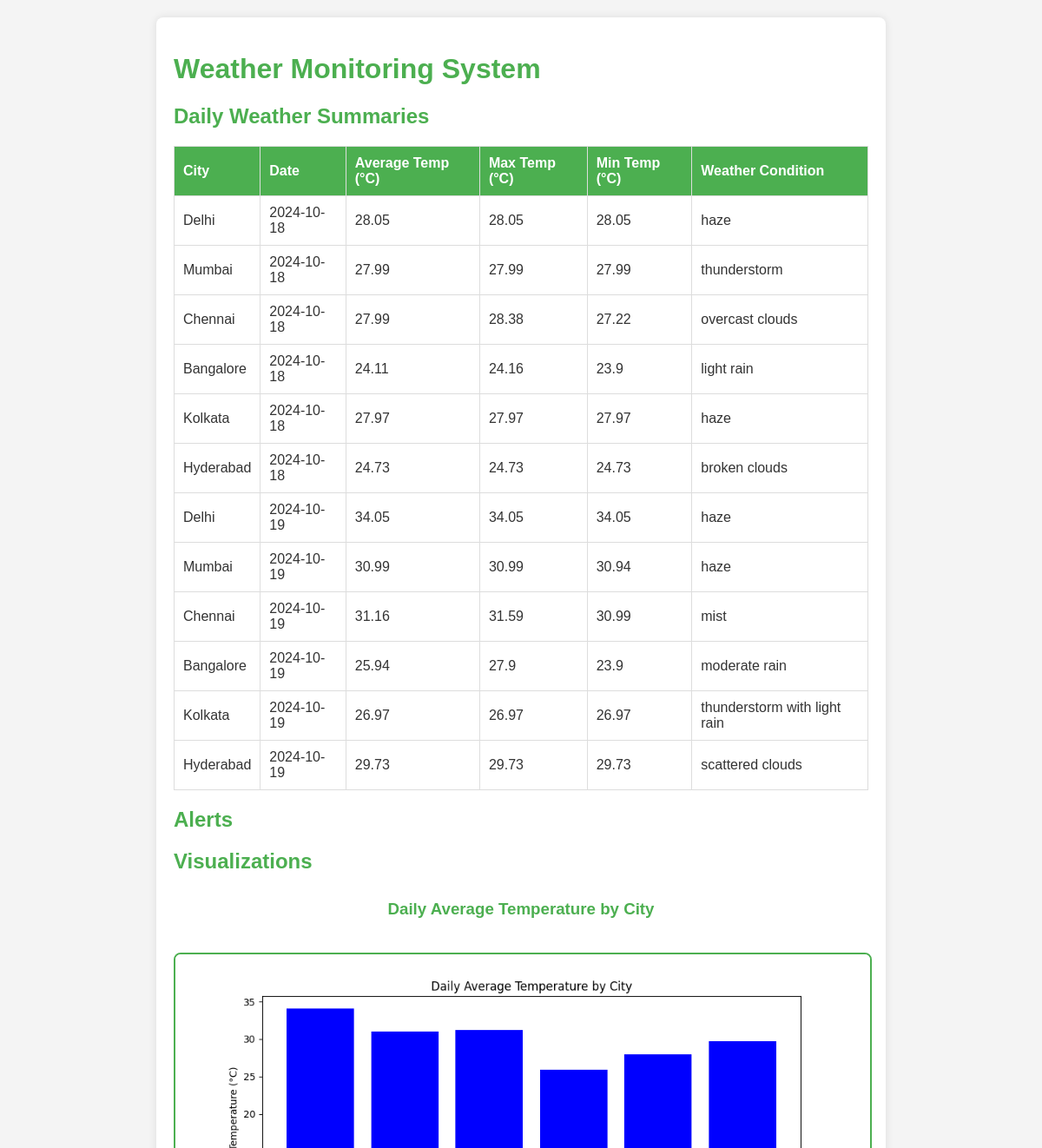
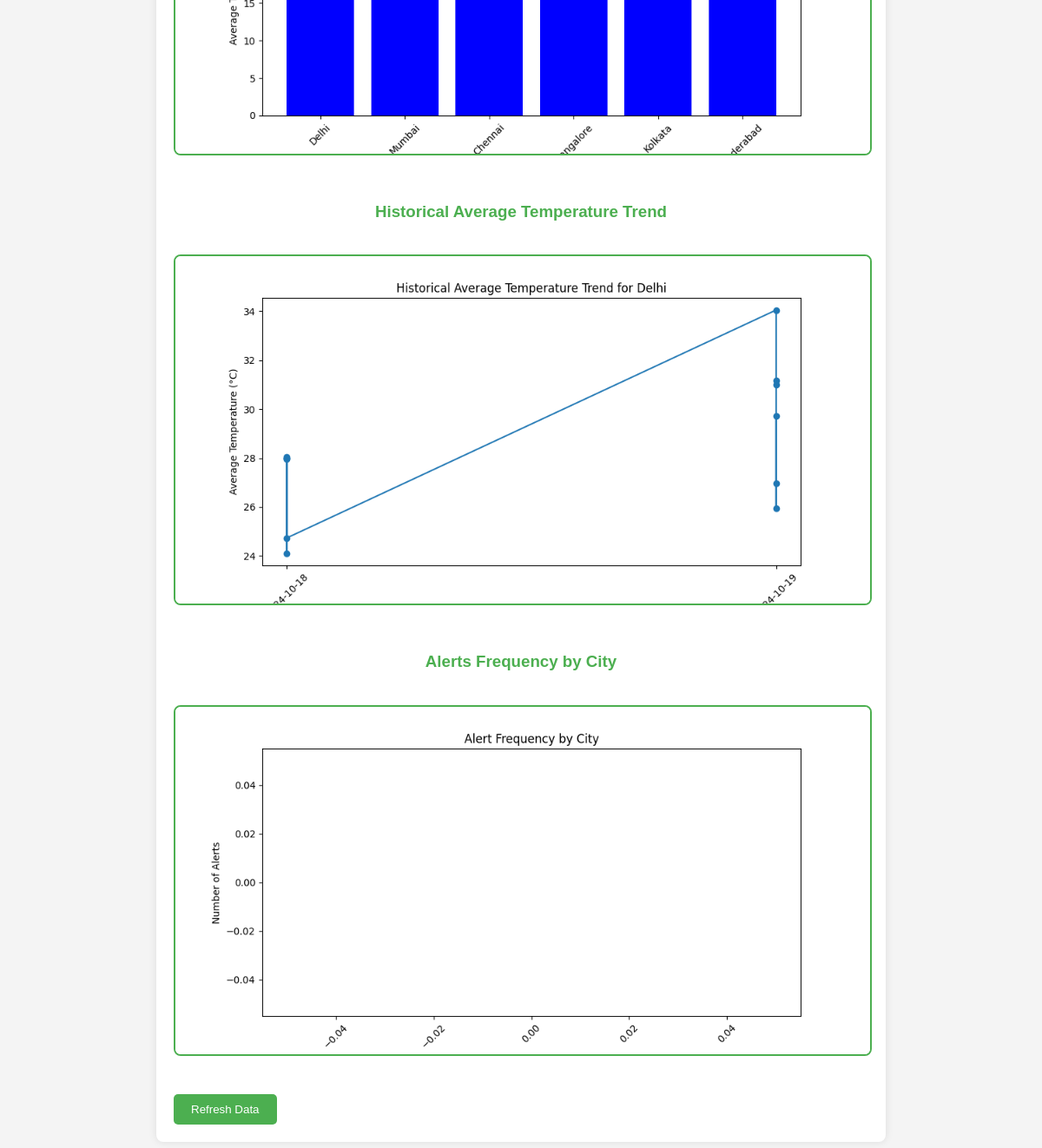
The page / on the database its author committed (2 pictures, top to bottom).
### tables this page shows
CREATE TABLE daily_summaries (
                city TEXT NOT NULL,
                date TEXT NOT NULL,
                avg_temp REAL NOT NULL,
                max_temp REAL NOT NULL,
                min_temp REAL NOT NULL,
                weather_condition TEXT NOT NULL,
                PRIMARY KEY (city, date)  -- Ensure uniqueness of city/date combinations
            );

### main.py (the view)
@app.route('/')
def index():
    try:
        daily_summaries = fetch_daily_summaries()  # Fetch summaries
        alerts = check_alerts(daily_summaries)      # Fetch alerts
        if daily_summaries:
            generate_daily_summary_plot(daily_summaries)  # Generate daily summary plot
            generate_historical_trend_plot(daily_summaries)  # Generate historical trend plot
            generate_alerts_plot(alerts)  # Generate alerts plot
        return render_template('index.html', daily_summaries=daily_summaries, alerts=alerts)
    except Exception as e:
        logging.error(f"Error fetching weather data: {e}")
        return render_template('index.html', daily_summaries=[], alerts=["Failed to retrieve data. Please try again later."])

### alerts.py (called while the page is built)
def check_alerts(daily_summaries):
    alerts = []
    for summary in daily_summaries:
        if summary['avg_temp'] > 35:
            alerts.append(f"Alert: {summary['city']} has exceeded the temperature threshold! Current: {summary['avg_temp']}°C")
    return alerts

### database.py (called while the page is built)
def create_connection():
    try:
        conn = sqlite3.connect('weather.db')
        return conn
    except Error as e:
        print(f"Error connecting to database: {e}")
        return None

def fetch_daily_summaries():
    summaries = []
    conn = create_connection()
    if conn:
        try:
            cursor = conn.cursor()
            cursor.execute('SELECT * FROM daily_summaries')
            rows = cursor.fetchall()
            summaries = [
                {
                    'city': row[0],
                    'date': row[1],
                    'avg_temp': row[2],
                    'max_temp': row[3],
                    'min_temp': row[4],
                    'weather_condition': row[5]
                }
                for row in rows
            ]
        except Error as e:
            print(f"Error fetching data: {e}")
        finally:
            conn.close()
    return summaries

### visualizations.py (called while the page is built)
def generate_daily_summary_plot(daily_summaries):
    if not os.path.exists('static/plots'):
        os.makedirs('static/plots')
    cities = [summary['city'] for summary in daily_summaries]
    avg_temps = [summary['avg_temp'] for summary in daily_summaries]
    plt.figure(figsize=(10, 5))
    plt.bar(cities, avg_temps, color='blue')
    plt.xlabel('Cities')
    plt.ylabel('Average Temperature (°C)')
    plt.title('Daily Average Temperature by City')
    plt.xticks(rotation=45)
    plt.savefig('static/plots/daily_summary.png')
    plt.close()

def generate_historical_trend_plot(summaries):
    if not os.path.exists('static/plots'):
        os.makedirs('static/plots')
    city = summaries[0]['city']  # Assuming all summaries are for the same city for simplicity
    dates = [summary['date'] for summary in summaries]
    avg_temps = [summary['avg_temp'] for summary in summaries]
    plt.figure(figsize=(10, 5))
    plt.plot(dates, avg_temps, marker='o')
    plt.xlabel('Date')
    plt.ylabel('Average Temperature (°C)')
    plt.title(f'Historical Average Temperature Trend for {city}')
    plt.xticks(rotation=45)
    plt.savefig('static/plots/historical_trend.png')
    plt.close()

### templates/index.html (shortened to what this page needs)
<!DOCTYPE html>
<html lang="en">
<head>
    <link rel="stylesheet" href="{{ url_for('static', filename='style.css') }}">
</head>
<body>
    <div class="container">
        <h1>Weather Monitoring System</h1>
        <h2>Daily Weather Summaries</h2>
        <table>
            <tr>
                <th>City</th>
                <th>Date</th>
                <th>Average Temp (°C)</th>
                <th>Max Temp (°C)</th>
                <th>Min Temp (°C)</th>
                <th>Weather Condition</th>
            </tr>
            {% for summary in daily_summaries %}
            <tr>
                <td>{{ summary.city }}</td>
                <td>{{ summary.date }}</td>
                <td>{{ summary.avg_temp }}</td>
                <td>{{ summary.max_temp }}</td>
                <td>{{ summary.min_temp }}</td>
                <td>{{ summary.weather_condition }}</td>
            </tr>
            {% endfor %}
        </table>
        <h2>Alerts</h2>
        <h2>Visualizations</h2>
        <h3>Daily Average Temperature by City</h3>
        <img src="{{ url_for('static', filename='plots/daily_summary.png') }}" alt="Daily Weather Summary Plot" id="weatherPlot">
        <h3>Historical Average Temperature Trend</h3>
        <img src="{{ url_for('static', filename='plots/historical_trend.png') }}" alt="Historical Average Temperature Trend" id="historicalTrend">
        <h3>Alerts Frequency by City</h3>
        <img src="{{ url_for('static', filename='plots/alerts_frequency.png') }}" alt="Alerts Frequency by City" id="alertsFrequency">
        <button id="refreshButton">Refresh Data</button>
    </div>
</body>
</html>

### static/style.css (style rules this page uses)
body { font-family: Arial, sans-serif; background-color: #f4f4f4; color: #333; margin: 0; padding: 20px; }
.container { max-width: 800px; margin: auto; padding: 20px; background: #fff; box-shadow: 0 0 10px rgba(0, 0, 0, 0.1); border-radius: 8px; }
h1, h2 { color: #4CAF50; }
table { width: 100%; border-collapse: collapse; margin: 20px 0; }
table, th, td { border: 1px solid #ddd; }
th, td { padding: 10px; text-align: left; }
th { background-color: #4CAF50; color: white; }
#weatherPlot, #historicalTrend, #alertsFrequency { max-width: 100%; height: auto; margin: 20px 0; border: 2px solid #4CAF50; border-radius: 8px; }
button { background-color: #4CAF50; color: white; border: none; padding: 10px 20px; cursor: pointer; margin-top: 20px; border-radius: 5px; transition: background-color 0.3s; }
h3 { margin-top: 30px; color: #4CAF50; text-align: center; }

### rows shown on the page
daily_summaries: city "Delhi", date "2024-10-18", avg_temp "28.05", max_temp "28.05", min_temp "28.05", weather_condition "haze"
daily_summaries: city "Mumbai", date "2024-10-18", avg_temp "27.99", max_temp "27.99", min_temp "27.99", weather_condition "thunderstorm"
daily_summaries: city "Chennai", date "2024-10-18", avg_temp "27.99", max_temp "28.38", min_temp "27.22", weather_condition "overcast clouds"
daily_summaries: city "Bangalore", date "2024-10-18", avg_temp "24.11", max_temp "24.16", min_temp "23.9", weather_condition "light rain"
daily_summaries: city "Kolkata", date "2024-10-18", avg_temp "27.97", max_temp "27.97", min_temp "27.97", weather_condition "haze"
daily_summaries: city "Hyderabad", date "2024-10-18", avg_temp "24.73", max_temp "24.73", min_temp "24.73", weather_condition "broken clouds"
daily_summaries: city "Delhi", date "2024-10-19", avg_temp "34.05", max_temp "34.05", min_temp "34.05", weather_condition "haze"
daily_summaries: city "Mumbai", date "2024-10-19", avg_temp "30.99", max_temp "30.99", min_temp "30.94", weather_condition "haze"
daily_summaries: city "Chennai", date "2024-10-19", avg_temp "31.16", max_temp "31.59", min_temp "30.99", weather_condition "mist"
daily_summaries: city "Bangalore", date "2024-10-19", avg_temp "25.94", max_temp "27.9", min_temp "23.9", weather_condition "moderate rain"
daily_summaries: city "Kolkata", date "2024-10-19", avg_temp "26.97", max_temp "26.97", min_temp "26.97", weather_condition "thunderstorm with light rain"
daily_summaries: city "Hyderabad", date "2024-10-19", avg_temp "29.73", max_temp "29.73", min_temp "29.73", weather_condition "scattered clouds"
